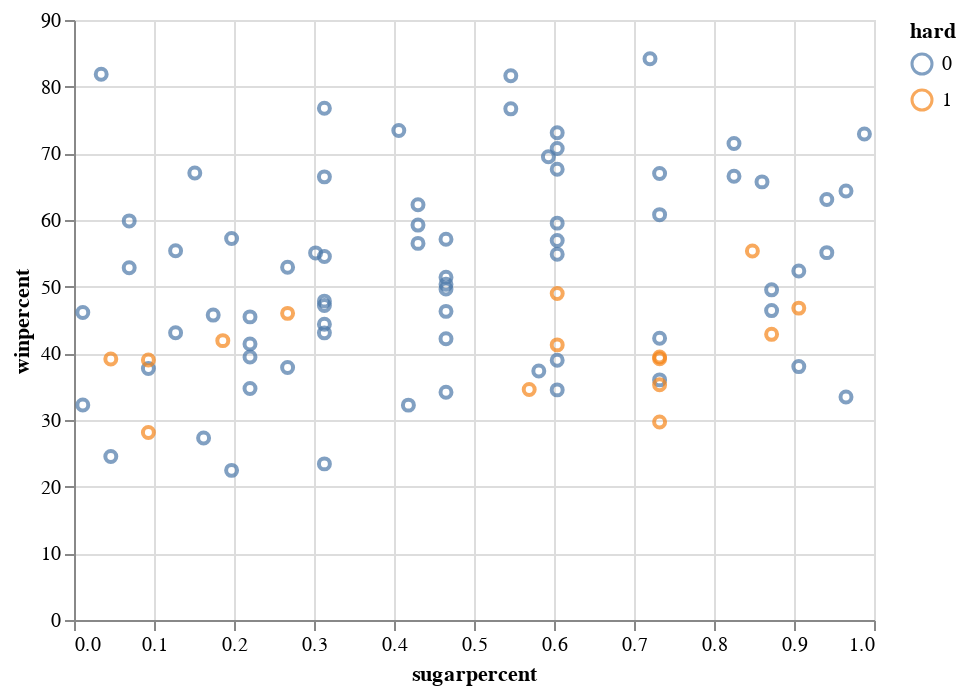

The code cell stored with this chart in its notebook:
### Code cell
candy = pd.read_csv('candy-data.csv')

alt.Chart(candy).mark_point().encode(
    x='sugarpercent',
    y='winpercent',
    color='hard:N',
)

### Figure 1 — Vega-Lite specification as saved in the notebook (floating-point values rounded to 4 significant figures)
{"$schema": "https://vega.github.io/schema/vega-lite/v2.json", "config": {"view": {"height": 300, "width": 400}}, "data": {"values": [{"bar": 1, "caramel": 1, "chocolate": 1, "competitorname": "100 Grand", "crispedricewafer": 1, "fruity": 0, "hard": 0, "nougat": 0, "peanutyalmondy": 0, "pluribus": 0, "pricepercent": 0.86, "sugarpercent": 0.732, "winpercent": 66.97}, {"bar": 1, "caramel": 0, "chocolate": 1, "competitorname": "3 Musketeers", "crispedricewafer": 0, "fruity": 0, "hard": 0, "nougat": 1, "peanutyalmondy": 0, "pluribus": 0, "pricepercent": 0.511, "sugarpercent": 0.604, "winpercent": 67.6}, {"bar": 0, "caramel": 0, "chocolate": 0, "competitorname": "One dime", "crispedricewafer": 0, "fruity": 0, "hard": 0, "nougat": 0, "peanutyalmondy": 0, "pluribus": 0, "pricepercent": 0.116, "sugarpercent": 0.011, "winpercent": 32.26}, {"bar": 0, "caramel": 0, "chocolate": 0, "competitorname": "One quarter", "crispedricewafer": 0, "fruity": 0, "hard": 0, "nougat": 0, "peanutyalmondy": 0, "pluribus": 0, "pricepercent": 0.511, "sugarpercent": 0.011, "winpercent": 46.12}, {"bar": 0, "caramel": 0, "chocolate": 0, "competitorname": "Air Heads", "crispedricewafer": 0, "fruity": 1, "hard": 0, "nougat": 0, "peanutyalmondy": 0, "pluribus": 0, "pricepercent": 0.511, "sugarpercent": 0.906, "winpercent": 52.34}, {"bar": 1, "caramel": 0, "chocolate": 1, "competitorname": "Almond Joy", "crispedricewafer": 0, "fruity": 0, "hard": 0, "nougat": 0, "peanutyalmondy": 1, "pluribus": 0, "pricepercent": 0.767, "sugarpercent": 0.465, "winpercent": 50.35}, {"bar": 1, "caramel": 1, "chocolate": 1, "competitorname": "Baby Ruth", "crispedricewafer": 0, "fruity": 0, "hard": 0, "nougat": 1, "peanutyalmondy": 1, "pluribus": 0, "pricepercent": 0.767, "sugarpercent": 0.604, "winpercent": 56.91}, {"bar": 0, "caramel": 0, "chocolate": 0, "competitorname": "Boston Baked Beans", "crispedricewafer": 0, "fruity": 0, "hard": 0, "nougat": 0, "peanutyalmondy": 1, "pluribus": 1, "pricepercent": 0.511, "sugarpercent": 0.313, "winpercent": 23.42}, {"bar": 0, "caramel": 0, "chocolate": 0, "competitorname": "Candy Corn", "crispedricewafer": 0, "fruity": 0, "hard": 0, "nougat": 0, "peanutyalmondy": 0, "pluribus": 1, "pricepercent": 0.325, "sugarpercent": 0.906, "winpercent": 38.01}, {"bar": 0, "caramel": 1, "chocolate": 0, "competitorname": "Caramel Apple Pops", "crispedricewafer": 0, "fruity": 1, "hard": 0, "nougat": 0, "peanutyalmondy": 0, "pluribus": 0, "pricepercent": 0.325, "sugarpercent": 0.604, "winpercent": 34.52}, {"bar": 1, "caramel": 0, "chocolate": 1, "competitorname": "Charleston Chew", "crispedricewafer": 0, "fruity": 0, "hard": 0, "nougat": 1, "peanutyalmondy": 0, "pluribus": 0, "pricepercent": 0.511, "sugarpercent": 0.604, "winpercent": 38.98}, {"bar": 0, "caramel": 0, "chocolate": 0, "competitorname": "Chewey Lemonhead Fruit Mix", "crispedricewafer": 0, "fruity": 1, "hard": 0, "nougat": 0, "peanutyalmondy": 0, "pluribus": 1, "pricepercent": 0.511, "sugarpercent": 0.732, "winpercent": 36.02}, {"bar": 0, "caramel": 0, "chocolate": 0, "competitorname": "Chiclets", "crispedricewafer": 0, "fruity": 1, "hard": 0, "nougat": 0, "peanutyalmondy": 0, "pluribus": 1, "pricepercent": 0.325, "sugarpercent": 0.046, "winpercent": 24.52}, {"bar": 0, "caramel": 0, "chocolate": 0, "competitorname": "Dots", "crispedricewafer": 0, "fruity": 1, "hard": 0, "nougat": 0, "peanutyalmondy": 0, "pluribus": 1, "pricepercent": 0.511, "sugarpercent": 0.732, "winpercent": 42.27}, {"bar": 0, "caramel": 0, "chocolate": 0, "competitorname": "Dum Dums", "crispedricewafer": 0, "fruity": 1, "hard": 1, "nougat": 0, "peanutyalmondy": 0, "pluribus": 0, "pricepercent": 0.034, "sugarpercent": 0.732, "winpercent": 39.46}, {"bar": 0, "caramel": 0, "chocolate": 0, "competitorname": "Fruit Chews", "crispedricewafer": 0, "fruity": 1, "hard": 0, "nougat": 0, "peanutyalmondy": 0, "pluribus": 1, "pricepercent": 0.034, "sugarpercent": 0.127, "winpercent": 43.09}, {"bar": 0, "caramel": 0, "chocolate": 0, "competitorname": "Fun Dip", "crispedricewafer": 0, "fruity": 1, "hard": 1, "nougat": 0, "peanutyalmondy": 0, "pluribus": 0, "pricepercent": 0.325, "sugarpercent": 0.732, "winpercent": 39.19}, {"bar": 0, "caramel": 0, "chocolate": 0, "competitorname": "Gobstopper", "crispedricewafer": 0, "fruity": 1, "hard": 1, "nougat": 0, "peanutyalmondy": 0, "pluribus": 1, "pricepercent": 0.453, "sugarpercent": 0.906, "winpercent": 46.78}, {"bar": 0, "caramel": 0, "chocolate": 0, "competitorname": "Haribo Gold Bears", "crispedricewafer": 0, "fruity": 1, "hard": 0, "nougat": 0, "peanutyalmondy": 0, "pluribus": 1, "pricepercent": 0.465, "sugarpercent": 0.465, "winpercent": 57.12}, {"bar": 0, "caramel": 0, "chocolate": 0, "competitorname": "Haribo Happy Cola", "crispedricewafer": 0, "fruity": 0, "hard": 0, "nougat": 0, "peanutyalmondy": 0, "pluribus": 1, "pricepercent": 0.465, "sugarpercent": 0.465, "winpercent": 34.16}, {"bar": 0, "caramel": 0, "chocolate": 0, "competitorname": "Haribo Sour Bears", "crispedricewafer": 0, "fruity": 1, "hard": 0, "nougat": 0, "peanutyalmondy": 0, "pluribus": 1, "pricepercent": 0.465, "sugarpercent": 0.465, "winpercent": 51.41}, {"bar": 0, "caramel": 0, "chocolate": 0, "competitorname": "Haribo Twin Snakes", "crispedricewafer": 0, "fruity": 1, "hard": 0, "nougat": 0, "peanutyalmondy": 0, "pluribus": 1, "pricepercent": 0.465, "sugarpercent": 0.465, "winpercent": 42.18}, {"bar": 0, "caramel": 0, "chocolate": 1, "competitorname": "HersheyÕs Kisses", "crispedricewafer": 0, "fruity": 0, "hard": 0, "nougat": 0, "peanutyalmondy": 0, "pluribus": 1, "pricepercent": 0.093, "sugarpercent": 0.127, "winpercent": 55.38}, {"bar": 1, "caramel": 0, "chocolate": 1, "competitorname": "HersheyÕs Krackel", "crispedricewafer": 1, "fruity": 0, "hard": 0, "nougat": 0, "peanutyalmondy": 0, "pluribus": 0, "pricepercent": 0.918, "sugarpercent": 0.43, "winpercent": 62.28}, {"bar": 1, "caramel": 0, "chocolate": 1, "competitorname": "HersheyÕs Milk Chocolate", "crispedricewafer": 0, "fruity": 0, "hard": 0, "nougat": 0, "peanutyalmondy": 0, "pluribus": 0, "pricepercent": 0.918, "sugarpercent": 0.43, "winpercent": 56.49}, {"bar": 1, "caramel": 0, "chocolate": 1, "competitorname": "HersheyÕs Special Dark", "crispedricewafer": 0, "fruity": 0, "hard": 0, "nougat": 0, "peanutyalmondy": 0, "pluribus": 0, "pricepercent": 0.918, "sugarpercent": 0.43, "winpercent": 59.24}, {"bar": 0, "caramel": 0, "chocolate": 0, "competitorname": "Jawbusters", "crispedricewafer": 0, "fruity": 1, "hard": 1, "nougat": 0, "peanutyalmondy": 0, "pluribus": 1, "pricepercent": 0.511, "sugarpercent": 0.093, "winpercent": 28.13}, {"bar": 0, "caramel": 0, "chocolate": 1, "competitorname": "Junior Mints", "crispedricewafer": 0, "fruity": 0, "hard": 0, "nougat": 0, "peanutyalmondy": 0, "pluribus": 1, "pricepercent": 0.511, "sugarpercent": 0.197, "winpercent": 57.22}, {"bar": 1, "caramel": 0, "chocolate": 1, "competitorname": "Kit Kat", "crispedricewafer": 1, "fruity": 0, "hard": 0, "nougat": 0, "peanutyalmondy": 0, "pluribus": 0, "pricepercent": 0.511, "sugarpercent": 0.313, "winpercent": 76.77}, {"bar": 0, "caramel": 0, "chocolate": 0, "competitorname": "Laffy Taffy", "crispedricewafer": 0, "fruity": 1, "hard": 0, "nougat": 0, "peanutyalmondy": 0, "pluribus": 0, "pricepercent": 0.116, "sugarpercent": 0.22, "winpercent": 41.39}, {"bar": 0, "caramel": 0, "chocolate": 0, "competitorname": "Lemonhead", "crispedricewafer": 0, "fruity": 1, "hard": 1, "nougat": 0, "peanutyalmondy": 0, "pluribus": 0, "pricepercent": 0.104, "sugarpercent": 0.046, "winpercent": 39.14}, {"bar": 0, "caramel": 0, "chocolate": 0, "competitorname": "Lifesavers big ring gummies", "crispedricewafer": 0, "fruity": 1, "hard": 0, "nougat": 0, "peanutyalmondy": 0, "pluribus": 0, "pricepercent": 0.279, "sugarpercent": 0.267, "winpercent": 52.91}, {"bar": 0, "caramel": 0, "chocolate": 1, "competitorname": "Peanut butter M&MÕs", "crispedricewafer": 0, "fruity": 0, "hard": 0, "nougat": 0, "peanutyalmondy": 1, "pluribus": 1, "pricepercent": 0.651, "sugarpercent": 0.825, "winpercent": 71.47}, {"bar": 0, "caramel": 0, "chocolate": 1, "competitorname": "M&MÕs", "crispedricewafer": 0, "fruity": 0, "hard": 0, "nougat": 0, "peanutyalmondy": 0, "pluribus": 1, "pricepercent": 0.651, "sugarpercent": 0.825, "winpercent": 66.57}, {"bar": 0, "caramel": 0, "chocolate": 0, "competitorname": "Mike & Ike", "crispedricewafer": 0, "fruity": 1, "hard": 0, "nougat": 0, "peanutyalmondy": 0, "pluribus": 1, "pricepercent": 0.325, "sugarpercent": 0.872, "winpercent": 46.41}, {"bar": 0, "caramel": 1, "chocolate": 1, "competitorname": "Milk Duds", "crispedricewafer": 0, "fruity": 0, "hard": 0, "nougat": 0, "peanutyalmondy": 0, "pluribus": 1, "pricepercent": 0.511, "sugarpercent": 0.302, "winpercent": 55.06}, {"bar": 1, "caramel": 1, "chocolate": 1, "competitorname": "Milky Way", "crispedricewafer": 0, "fruity": 0, "hard": 0, "nougat": 1, "peanutyalmondy": 0, "pluribus": 0, "pricepercent": 0.651, "sugarpercent": 0.604, "winpercent": 73.1}, {"bar": 1, "caramel": 1, "chocolate": 1, "competitorname": "Milky Way Midnight", "crispedricewafer": 0, "fruity": 0, "hard": 0, "nougat": 1, "peanutyalmondy": 0, "pluribus": 0, "pricepercent": 0.441, "sugarpercent": 0.732, "winpercent": 60.8}, {"bar": 1, "caramel": 1, "chocolate": 1, "competitorname": "Milky Way Simply Caramel", "crispedricewafer": 0, "fruity": 0, "hard": 0, "nougat": 0, "peanutyalmondy": 0, "pluribus": 0, "pricepercent": 0.86, "sugarpercent": 0.965, "winpercent": 64.35}, {"bar": 1, "caramel": 0, "chocolate": 1, "competitorname": "Mounds", "crispedricewafer": 0, "fruity": 0, "hard": 0, "nougat": 0, "peanutyalmondy": 0, "pluribus": 0, "pricepercent": 0.86, "sugarpercent": 0.313, "winpercent": 47.83}, {"bar": 1, "caramel": 0, "chocolate": 1, "competitorname": "Mr Good Bar", "crispedricewafer": 0, "fruity": 0, "hard": 0, "nougat": 0, "peanutyalmondy": 1, "pluribus": 0, "pricepercent": 0.918, "sugarpercent": 0.313, "winpercent": 54.53}, {"bar": 0, "caramel": 0, "chocolate": 0, "competitorname": "Nerds", "crispedricewafer": 0, "fruity": 1, "hard": 1, "nougat": 0, "peanutyalmondy": 0, "pluribus": 1, "pricepercent": 0.325, "sugarpercent": 0.848, "winpercent": 55.35}, {"bar": 1, "caramel": 0, "chocolate": 1, "competitorname": "Nestle Butterfinger", "crispedricewafer": 0, "fruity": 0, "hard": 0, "nougat": 0, "peanutyalmondy": 1, "pluribus": 0, "pricepercent": 0.767, "sugarpercent": 0.604, "winpercent": 70.74}, {"bar": 1, "caramel": 0, "chocolate": 1, "competitorname": "Nestle Crunch", "crispedricewafer": 1, "fruity": 0, "hard": 0, "nougat": 0, "peanutyalmondy": 0, "pluribus": 0, "pricepercent": 0.767, "sugarpercent": 0.313, "winpercent": 66.47}, {"bar": 0, "caramel": 0, "chocolate": 0, "competitorname": "Nik L Nip", "crispedricewafer": 0, "fruity": 1, "hard": 0, "nougat": 0, "peanutyalmondy": 0, "pluribus": 1, "pricepercent": 0.976, "sugarpercent": 0.197, "winpercent": 22.45}, {"bar": 0, "caramel": 0, "chocolate": 0, "competitorname": "Now & Later", "crispedricewafer": 0, "fruity": 1, "hard": 0, "nougat": 0, "peanutyalmondy": 0, "pluribus": 1, "pricepercent": 0.325, "sugarpercent": 0.22, "winpercent": 39.45}, {"bar": 1, "caramel": 0, "chocolate": 0, "competitorname": "Payday", "crispedricewafer": 0, "fruity": 0, "hard": 0, "nougat": 1, "peanutyalmondy": 1, "pluribus": 0, "pricepercent": 0.767, "sugarpercent": 0.465, "winpercent": 46.3}, {"bar": 0, "caramel": 0, "chocolate": 1, "competitorname": "Peanut M&Ms", "crispedricewafer": 0, "fruity": 0, "hard": 0, "nougat": 0, "peanutyalmondy": 1, "pluribus": 1, "pricepercent": 0.651, "sugarpercent": 0.593, "winpercent": 69.48}, {"bar": 0, "caramel": 0, "chocolate": 0, "competitorname": "Pixie Sticks", "crispedricewafer": 0, "fruity": 0, "hard": 0, "nougat": 0, "peanutyalmondy": 0, "pluribus": 1, "pricepercent": 0.023, "sugarpercent": 0.093, "winpercent": 37.72}, {"bar": 0, "caramel": 0, "chocolate": 0, "competitorname": "Pop Rocks", "crispedricewafer": 0, "fruity": 1, "hard": 1, "nougat": 0, "peanutyalmondy": 0, "pluribus": 1, "pricepercent": 0.837, "sugarpercent": 0.604, "winpercent": 41.27}, {"bar": 0, "caramel": 0, "chocolate": 0, "competitorname": "Red vines", "crispedricewafer": 0, "fruity": 1, "hard": 0, "nougat": 0, "peanutyalmondy": 0, "pluribus": 1, "pricepercent": 0.116, "sugarpercent": 0.581, "winpercent": 37.35}, {"bar": 0, "caramel": 0, "chocolate": 1, "competitorname": "ReeseÕs Miniatures", "crispedricewafer": 0, "fruity": 0, "hard": 0, "nougat": 0, "peanutyalmondy": 1, "pluribus": 0, "pricepercent": 0.279, "sugarpercent": 0.034, "winpercent": 81.87}, {"bar": 0, "caramel": 0, "chocolate": 1, "competitorname": "ReeseÕs Peanut Butter cup", "crispedricewafer": 0, "fruity": 0, "hard": 0, "nougat": 0, "peanutyalmondy": 1, "pluribus": 0, "pricepercent": 0.651, "sugarpercent": 0.72, "winpercent": 84.18}, {"bar": 0, "caramel": 0, "chocolate": 1, "competitorname": "ReeseÕs pieces", "crispedricewafer": 0, "fruity": 0, "hard": 0, "nougat": 0, "peanutyalmondy": 1, "pluribus": 1, "pricepercent": 0.651, "sugarpercent": 0.406, "winpercent": 73.43}, {"bar": 0, "caramel": 0, "chocolate": 1, "competitorname": "ReeseÕs stuffed with pieces", "crispedricewafer": 0, "fruity": 0, "hard": 0, "nougat": 0, "peanutyalmondy": 1, "pluribus": 0, "pricepercent": 0.651, "sugarpercent": 0.988, "winpercent": 72.89}, {"bar": 0, "caramel": 0, "chocolate": 0, "competitorname": "Ring pop", "crispedricewafer": 0, "fruity": 1, "hard": 1, "nougat": 0, "peanutyalmondy": 0, "pluribus": 0, "pricepercent": 0.965, "sugarpercent": 0.732, "winpercent": 35.29}, {"bar": 0, "caramel": 1, "chocolate": 1, "competitorname": "Rolo", "crispedricewafer": 0, "fruity": 0, "hard": 0, "nougat": 0, "peanutyalmondy": 0, "pluribus": 1, "pricepercent": 0.86, "sugarpercent": 0.86, "winpercent": 65.72}, {"bar": 0, "caramel": 0, "chocolate": 0, "competitorname": "Root Beer Barrels", "crispedricewafer": 0, "fruity": 0, "hard": 1, "nougat": 0, "peanutyalmondy": 0, "pluribus": 1, "pricepercent": 0.069, "sugarpercent": 0.732, "winpercent": 29.7}, {"bar": 0, "caramel": 0, "chocolate": 0, "competitorname": "Runts", "crispedricewafer": 0, "fruity": 1, "hard": 1, "nougat": 0, "peanutyalmondy": 0, "pluribus": 1, "pricepercent": 0.279, "sugarpercent": 0.872, "winpercent": 42.85}, {"bar": 0, "caramel": 0, "chocolate": 1, "competitorname": "Sixlets", "crispedricewafer": 0, "fruity": 0, "hard": 0, "nougat": 0, "peanutyalmondy": 0, "pluribus": 1, "pricepercent": 0.081, "sugarpercent": 0.22, "winpercent": 34.72}, {"bar": 0, "caramel": 0, "chocolate": 0, "competitorname": "Skittles original", "crispedricewafer": 0, "fruity": 1, "hard": 0, "nougat": 0, "peanutyalmondy": 0, "pluribus": 1, "pricepercent": 0.22, "sugarpercent": 0.941, "winpercent": 63.09}, {"bar": 0, "caramel": 0, "chocolate": 0, "competitorname": "Skittles wildberry", "crispedricewafer": 0, "fruity": 1, "hard": 0, "nougat": 0, "peanutyalmondy": 0, "pluribus": 1, "pricepercent": 0.22, "sugarpercent": 0.941, "winpercent": 55.1}, {"bar": 0, "caramel": 0, "chocolate": 1, "competitorname": "Nestle Smarties", "crispedricewafer": 0, "fruity": 0, "hard": 0, "nougat": 0, "peanutyalmondy": 0, "pluribus": 1, "pricepercent": 0.976, "sugarpercent": 0.267, "winpercent": 37.89}, {"bar": 0, "caramel": 0, "chocolate": 0, "competitorname": "Smarties candy", "crispedricewafer": 0, "fruity": 1, "hard": 1, "nougat": 0, "peanutyalmondy": 0, "pluribus": 1, "pricepercent": 0.116, "sugarpercent": 0.267, "winpercent": 46.0}, {"bar": 1, "caramel": 1, "chocolate": 1, "competitorname": "Snickers", "crispedricewafer": 0, "fruity": 0, "hard": 0, "nougat": 1, "peanutyalmondy": 1, "pluribus": 0, "pricepercent": 0.651, "sugarpercent": 0.546, "winpercent": 76.67}, {"bar": 1, "caramel": 1, "chocolate": 1, "competitorname": "Snickers Crisper", "crispedricewafer": 1, "fruity": 0, "hard": 0, "nougat": 0, "peanutyalmondy": 1, "pluribus": 0, "pricepercent": 0.651, "sugarpercent": 0.604, "winpercent": 59.53}, {"bar": 0, "caramel": 0, "chocolate": 0, "competitorname": "Sour Patch Kids", "crispedricewafer": 0, "fruity": 1, "hard": 0, "nougat": 0, "peanutyalmondy": 0, "pluribus": 1, "pricepercent": 0.116, "sugarpercent": 0.069, "winpercent": 59.86}, {"bar": 0, "caramel": 0, "chocolate": 0, "competitorname": "Sour Patch Tricksters", "crispedricewafer": 0, "fruity": 1, "hard": 0, "nougat": 0, "peanutyalmondy": 0, "pluribus": 1, "pricepercent": 0.116, "sugarpercent": 0.069, "winpercent": 52.83}, {"bar": 0, "caramel": 0, "chocolate": 0, "competitorname": "Starburst", "crispedricewafer": 0, "fruity": 1, "hard": 0, "nougat": 0, "peanutyalmondy": 0, "pluribus": 1, "pricepercent": 0.22, "sugarpercent": 0.151, "winpercent": 67.04}, {"bar": 0, "caramel": 0, "chocolate": 0, "competitorname": "Strawberry bon bons", "crispedricewafer": 0, "fruity": 1, "hard": 1, "nougat": 0, "peanutyalmondy": 0, "pluribus": 1, "pricepercent": 0.058, "sugarpercent": 0.569, "winpercent": 34.58}, {"bar": 0, "caramel": 1, "chocolate": 0, "competitorname": "Sugar Babies", "crispedricewafer": 0, "fruity": 0, "hard": 0, "nougat": 0, "peanutyalmondy": 0, "pluribus": 1, "pricepercent": 0.767, "sugarpercent": 0.965, "winpercent": 33.44}, {"bar": 0, "caramel": 1, "chocolate": 0, "competitorname": "Sugar Daddy", "crispedricewafer": 0, "fruity": 0, "hard": 0, "nougat": 0, "peanutyalmondy": 0, "pluribus": 0, "pricepercent": 0.325, "sugarpercent": 0.418, "winpercent": 32.23}, {"bar": 0, "caramel": 0, "chocolate": 0, "competitorname": "Super Bubble", "crispedricewafer": 0, "fruity": 1, "hard": 0, "nougat": 0, "peanutyalmondy": 0, "pluribus": 0, "pricepercent": 0.116, "sugarpercent": 0.162, "winpercent": 27.3}, {"bar": 0, "caramel": 0, "chocolate": 0, "competitorname": "Swedish Fish", "crispedricewafer": 0, "fruity": 1, "hard": 0, "nougat": 0, "peanutyalmondy": 0, "pluribus": 1, "pricepercent": 0.755, "sugarpercent": 0.604, "winpercent": 54.86}, {"bar": 0, "caramel": 0, "chocolate": 1, "competitorname": "Tootsie Pop", "crispedricewafer": 0, "fruity": 1, "hard": 1, "nougat": 0, "peanutyalmondy": 0, "pluribus": 0, "pricepercent": 0.325, "sugarpercent": 0.604, "winpercent": 48.98}, {"bar": 0, "caramel": 0, "chocolate": 1, "competitorname": "Tootsie Roll Juniors", "crispedricewafer": 0, "fruity": 0, "hard": 0, "nougat": 0, "peanutyalmondy": 0, "pluribus": 0, "pricepercent": 0.511, "sugarpercent": 0.313, "winpercent": 43.07}, {"bar": 0, "caramel": 0, "chocolate": 1, "competitorname": "Tootsie Roll Midgies", "crispedricewafer": 0, "fruity": 0, "hard": 0, "nougat": 0, "peanutyalmondy": 0, "pluribus": 1, "pricepercent": 0.011, "sugarpercent": 0.174, "winpercent": 45.74}, {"bar": 1, "caramel": 0, "chocolate": 1, "competitorname": "Tootsie Roll Snack Bars", "crispedricewafer": 0, "fruity": 0, "hard": 0, "nougat": 0, "peanutyalmondy": 0, "pluribus": 0, "pricepercent": 0.325, "sugarpercent": 0.465, "winpercent": 49.65}, {"bar": 0, "caramel": 0, "chocolate": 0, "competitorname": "Trolli Sour Bites", "crispedricewafer": 0, "fruity": 1, "hard": 0, "nougat": 0, "peanutyalmondy": 0, "pluribus": 1, "pricepercent": 0.255, "sugarpercent": 0.313, "winpercent": 47.17}, {"bar": 1, "caramel": 1, "chocolate": 1, "competitorname": "Twix", "crispedricewafer": 1, "fruity": 0, "hard": 0, "nougat": 0, "peanutyalmondy": 0, "pluribus": 0, "pricepercent": 0.906, "sugarpercent": 0.546, "winpercent": 81.64}, {"bar": 0, "caramel": 0, "chocolate": 0, "competitorname": "Twizzlers", "crispedricewafer": 0, "fruity": 1, "hard": 0, "nougat": 0, "peanutyalmondy": 0, "pluribus": 0, "pricepercent": 0.116, "sugarpercent": 0.22, "winpercent": 45.47}, {"bar": 0, "caramel": 0, "chocolate": 0, "competitorname": "Warheads", "crispedricewafer": 0, "fruity": 1, "hard": 1, "nougat": 0, "peanutyalmondy": 0, "pluribus": 0, "pricepercent": 0.116, "sugarpercent": 0.093, "winpercent": 39.01}, {"bar": 0, "caramel": 0, "chocolate": 0, "competitorname": "WelchÕs Fruit Snacks", "crispedricewafer": 0, "fruity": 1, "hard": 0, "nougat": 0, "peanutyalmondy": 0, "pluribus": 1, "pricepercent": 0.313, "sugarpercent": 0.313, "winpercent": 44.38}, {"bar": 0, "caramel": 1, "chocolate": 0, "competitorname": "WertherÕs Original Caramel", "crispedricewafer": 0, "fruity": 0, "hard": 1, "nougat": 0, "peanutyalmondy": 0, "pluribus": 0, "pricepercent": 0.267, "sugarpercent": 0.186, "winpercent": 41.9}, {"bar": 0, "caramel": 0, "chocolate": 1, "competitorname": "Whoppers", "crispedricewafer": 1, "fruity": 0, "hard": 0, "nougat": 0, "peanutyalmondy": 0, "pluribus": 1, "pricepercent": 0.848, "sugarpercent": 0.872, "winpercent": 49.52}]}, "encoding": {"color": {"field": "hard", "type": "nominal"}, "x": {"field": "sugarpercent", "type": "quantitative"}, "y": {"field": "winpercent", "type": "quantitative"}}, "mark": "point"}
